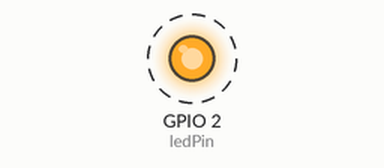
Simulated run of this program. Board: ESP32. On the bench: output pins drawn as LEDs (lit = HIGH). Dashed ring = blinking. WiFi joins after 1.5 s; servers stay silent unless stated; what the program prints to the serial monitor is not drawn.

Above: at 1.7 s.
Timing chart, 0 to 4.5 s (numbered marks = the images above):
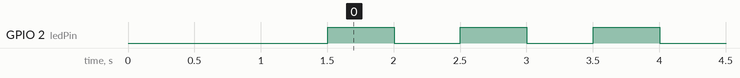

Measured:
- by itself, GPIO 2 (ledPin): alternates HIGH for 0.50 s and LOW for 0.50 s

The program:

main.cpp
```cpp
#include <WiFi.h>
#include <Arduino.h>
#include <ArduinoOTA.h>

const char* ssid = "YOUR_WIFI_SSID"; // Replace with your Wi-Fi SSID
const char* password = "YOUR_WIFI_PASSWORD"; // Replace with your Wi-Fi password

const int ledPin = 2; // Built-in LED pin for ESP32

void setup() {
  // Start Serial Monitor
  Serial.begin(115200);
  Serial.println("Booting");

  // Set up LED pin as output
  pinMode(ledPin, OUTPUT);

  // Connect to Wi-Fi
  WiFi.begin(ssid, password);
  while (WiFi.status() != WL_CONNECTED) {
    delay(500);
    Serial.print(".");
  }
  Serial.println("\nWiFi connected");

  // Initialize OTA
  ArduinoOTA.setHostname("ESP32-OTA"); // Optional: Set OTA hostname

  ArduinoOTA.onStart([]() {
    String type;
    if (ArduinoOTA.getCommand() == U_FLASH) {
      type = "sketch";
    } else { // U_SPIFFS
      type = "filesystem";
    }
    // NOTE: if updating SPIFFS this would be the place to unmount SPIFFS using SPIFFS.end()
    Serial.println("Start updating " + type);
  });

  ArduinoOTA.onEnd([]() {
    Serial.println("\nEnd");
  });

  ArduinoOTA.onProgress([](unsigned int progress, unsigned int total) {
    Serial.printf("Progress: %u%%\r", (progress / (total / 100)));
  });

  ArduinoOTA.onError([](ota_error_t error) {
    Serial.printf("Error[%u]: ", error);
    if (error == OTA_AUTH_ERROR) {
      Serial.println("Auth Failed");
    } else if (error == OTA_BEGIN_ERROR) {
      Serial.println("Begin Failed");
    } else if (error == OTA_CONNECT_ERROR) {
      Serial.println("Connect Failed");
    } else if (error == OTA_RECEIVE_ERROR) {
      Serial.println("Receive Failed");
    } else if (error == OTA_END_ERROR) {
      Serial.println("End Failed");
    }
  });

  ArduinoOTA.begin();
  Serial.println("Ready");
  Serial.print("IP address: ");
  Serial.println(WiFi.localIP());
}

void loop() {
  ArduinoOTA.handle(); // Handle OTA requests

  // Blink LED
  digitalWrite(ledPin, HIGH);
  delay(500);
  digitalWrite(ledPin, LOW);
  delay(500);
}
```
